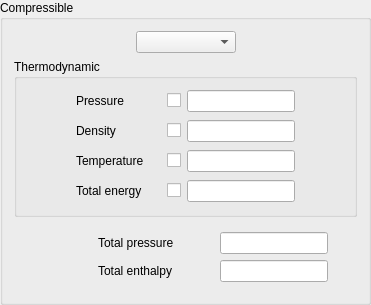
    <widget class="QGroupBox" name="groupBoxCompressible">
     <property name="toolTip">
      <string>&lt;html&gt;&lt;head/&gt;&lt;body&gt;&lt;p&gt;&lt;span style=&quot; font-size:9pt;&quot;&gt;Specify the compressible variables for the selected inlet boundary condition.&lt;/span&gt;&lt;/p&gt;&lt;/body&gt;&lt;/html&gt;</string>
     </property>
     <property name="title">
      <string>Compressible</string>
     </property>
     <layout class="QGridLayout" name="gridLayout_8">
      <item row="0" column="0">
       <layout class="QGridLayout" name="_2">
        <property name="leftMargin">
         <number>0</number>
        </property>
        <property name="topMargin">
         <number>0</number>
        </property>
        <property name="rightMargin">
         <number>0</number>
        </property>
        <property name="bottomMargin">
         <number>0</number>
        </property>
        <property name="spacing">
         <number>6</number>
        </property>
        <item row="0" column="0">
         <spacer>
          <property name="orientation">
           <enum>Qt::Horizontal</enum>
          </property>
          <property name="sizeHint" stdset="0">
           <size>
            <width>40</width>
            <height>20</height>
           </size>
          </property>
         </spacer>
        </item>
        <item row="0" column="1">
         <widget class="QComboBox" name="comboBoxTypeInlet">
          <property name="minimumSize">
           <size>
            <width>100</width>
            <height>0</height>
           </size>
          </property>
          <property name="toolTip">
           <string>&lt;html&gt;&lt;head/&gt;&lt;body&gt;&lt;p&gt;&lt;span style=&quot; font-size:9pt;&quot;&gt;Choose the type of compressible inlet between:&lt;br/&gt;- Imposed inlet: specify the value of 2 variables on the boundary condition. Only 2 variables out of the 4 variables are independent and must be set and the two others will be computed automatically (except the pair &lt;/span&gt;&lt;span style=&quot; font-size:9pt; font-weight:600;&quot;&gt;Temperature&lt;/span&gt;&lt;span style=&quot; font-size:9pt;&quot;&gt; and &lt;/span&gt;&lt;span style=&quot; font-size:9pt; font-weight:600;&quot;&gt;Total Energy&lt;/span&gt;&lt;span style=&quot; font-size:9pt;&quot;&gt;).&lt;br/&gt;- Subsonic inlet: specify the total pressure and the total enthalpy. 2 characteristics out of 3 are inward and thus, 2 informations must be given.&lt;/span&gt;&lt;/p&gt;&lt;/body&gt;&lt;/html&gt;</string>
          </property>
         </widget>
        </item>
        <item row="0" column="2">
         <spacer>
          <property name="orientation">
           <enum>Qt::Horizontal</enum>
          </property>
          <property name="sizeHint" stdset="0">
           <size>
            <width>40</width>
            <height>20</height>
           </size>
          </property>
         </spacer>
        </item>
       </layout>
      </item>
      <item row="1" column="0">
       <widget class="QGroupBox" name="groupBoxThermodynamic">
        <property name="toolTip">
         <string>&lt;html&gt;&lt;head/&gt;&lt;body&gt;&lt;p&gt;&lt;span style=&quot; font-size:9pt;&quot;&gt;Specify the value of 2 variables on the boundary condition. Only 2 variables out of the 4 variables are independent and must be set and the two others will be computed automatically (except the pair &lt;/span&gt;&lt;span style=&quot; font-size:9pt; font-weight:600;&quot;&gt;Temperature &lt;/span&gt;&lt;span style=&quot; font-size:9pt;&quot;&gt;and &lt;/span&gt;&lt;span style=&quot; font-size:9pt; font-weight:600;&quot;&gt;Total Energy&lt;/span&gt;&lt;span style=&quot; font-size:9pt;&quot;&gt;).&lt;/span&gt;&lt;/p&gt;&lt;/body&gt;&lt;/html&gt;</string>
        </property>
        <property name="title">
         <string>Thermodynamic</string>
        </property>
        <layout class="QGridLayout" name="gridLayout_2">
         <item row="0" column="1">
          <layout class="QGridLayout" name="gridLayout">
           <item row="0" column="0">
            <widget class="QLabel" name="labelPressure">
             <property name="toolTip">
              <string>&lt;html&gt;&lt;head/&gt;&lt;body&gt;&lt;p&gt;&lt;span style=&quot; font-size:9pt;&quot;&gt;Specify the pressure in Pa. Tick the check box and fill the box to choose the pressure as one of the two variables to set.&lt;/span&gt;&lt;/p&gt;&lt;/body&gt;&lt;/html&gt;</string>
             </property>
             <property name="text">
              <string>Pressure</string>
             </property>
            </widget>
           </item>
           <item row="0" column="1">
            <spacer>
             <property name="orientation">
              <enum>Qt::Horizontal</enum>
             </property>
             <property name="sizeHint" stdset="0">
              <size>
               <width>17</width>
               <height>22</height>
              </size>
             </property>
            </spacer>
           </item>
           <item row="0" column="2">
            <widget class="QCheckBox" name="checkBoxPressure">
             <property name="toolTip">
              <string>&lt;html&gt;&lt;head/&gt;&lt;body&gt;&lt;p&gt;&lt;span style=&quot; font-size:9pt;&quot;&gt;Specify the pressure in Pa. Tick the check box and fill the box to choose the pressure as one of the two variables to set.&lt;/span&gt;&lt;/p&gt;&lt;/body&gt;&lt;/html&gt;</string>
             </property>
             <property name="text">
              <string/>
             </property>
            </widget>
           </item>
           <item row="0" column="3">
            <widget class="QLineEdit" name="lineEditPressure">
             <property name="toolTip">
              <string>&lt;html&gt;&lt;head/&gt;&lt;body&gt;&lt;p&gt;&lt;span style=&quot; font-size:9pt;&quot;&gt;Specify the pressure in Pa. Tick the check box and fill the box to choose the pressure as one of the two variables to set.&lt;/span&gt;&lt;/p&gt;&lt;/body&gt;&lt;/html&gt;</string>
             </property>
            </widget>
           </item>
           <item row="1" column="0">
            <widget class="QLabel" name="labelDensity">
             <property name="toolTip">
              <string>&lt;html&gt;&lt;head/&gt;&lt;body&gt;&lt;p&gt;&lt;span style=&quot; font-size:9pt;&quot;&gt;Specify the density in kg/m&lt;/span&gt;&lt;span style=&quot; font-size:9pt; vertical-align:super;&quot;&gt;3&lt;/span&gt;&lt;span style=&quot; font-size:9pt;&quot;&gt;. Tick the check box and fill the box to choose the density as one of the two variables to set.&lt;/span&gt;&lt;/p&gt;&lt;/body&gt;&lt;/html&gt;</string>
             </property>
             <property name="text">
              <string>Density</string>
             </property>
            </widget>
           </item>
           <item row="1" column="1">
            <spacer>
             <property name="orientation">
              <enum>Qt::Horizontal</enum>
             </property>
             <property name="sizeHint" stdset="0">
              <size>
               <width>17</width>
               <height>22</height>
              </size>
             </property>
            </spacer>
           </item>
           <item row="1" column="2">
            <widget class="QCheckBox" name="checkBoxDensity">
             <property name="toolTip">
              <string>&lt;html&gt;&lt;head/&gt;&lt;body&gt;&lt;p&gt;&lt;span style=&quot; font-size:9pt;&quot;&gt;Specify the density in kg/m&lt;/span&gt;&lt;span style=&quot; font-size:9pt; vertical-align:super;&quot;&gt;3&lt;/span&gt;&lt;span style=&quot; font-size:9pt;&quot;&gt;. Tick the check box and fill the box to choose the density as one of the two variables to set.&lt;/span&gt;&lt;/p&gt;&lt;/body&gt;&lt;/html&gt;</string>
             </property>
             <property name="text">
              <string/>
             </property>
            </widget>
           </item>
           <item row="1" column="3">
            <widget class="QLineEdit" name="lineEditDensity">
             <property name="toolTip">
              <string>&lt;html&gt;&lt;head/&gt;&lt;body&gt;&lt;p&gt;&lt;span style=&quot; font-size:9pt;&quot;&gt;Specify the density in kg/m&lt;/span&gt;&lt;span style=&quot; font-size:9pt; vertical-align:super;&quot;&gt;3&lt;/span&gt;&lt;span style=&quot; font-size:9pt;&quot;&gt;. Tick the check box and fill the box to choose the density as one of the two variables to set.&lt;/span&gt;&lt;/p&gt;&lt;/body&gt;&lt;/html&gt;</string>
             </property>
            </widget>
           </item>
           <item row="2" column="0">
            <widget class="QLabel" name="labelTemperature">
             <property name="toolTip">
              <string>&lt;html&gt;&lt;head/&gt;&lt;body&gt;&lt;p&gt;&lt;span style=&quot; font-size:9pt;&quot;&gt;Specify the temperature in K. Tick the check box and fill the box to choose the temperature as one of the two variables to set. The total energy cannot be selected together with the temperature.&lt;/span&gt;&lt;/p&gt;&lt;/body&gt;&lt;/html&gt;</string>
             </property>
             <property name="text">
              <string>Temperature</string>
             </property>
            </widget>
           </item>
           <item row="2" column="1">
            <spacer>
             <property name="orientation">
              <enum>Qt::Horizontal</enum>
             </property>
             <property name="sizeHint" stdset="0">
              <size>
               <width>17</width>
               <height>22</height>
              </size>
             </property>
            </spacer>
           </item>
           <item row="2" column="2">
            <widget class="QCheckBox" name="checkBoxTemperature">
             <property name="toolTip">
              <string>&lt;html&gt;&lt;head/&gt;&lt;body&gt;&lt;p&gt;&lt;span style=&quot; font-size:9pt;&quot;&gt;Specify the temperature in K. Tick the check box and fill the box to choose the temperature as one of the two variables to set. The total energy cannot be selected together with the temperature.&lt;/span&gt;&lt;/p&gt;&lt;/body&gt;&lt;/html&gt;</string>
             </property>
             <property name="text">
              <string/>
             </property>
            </widget>
           </item>
           <item row="2" column="3">
            <widget class="QLineEdit" name="lineEditTemperature">
             <property name="toolTip">
              <string>&lt;html&gt;&lt;head/&gt;&lt;body&gt;&lt;p&gt;&lt;span style=&quot; font-size:9pt;&quot;&gt;Specify the temperature in K. Tick the check box and fill the box to choose the temperature as one of the two variables to set. The total energy cannot be selected together with the temperature.&lt;/span&gt;&lt;/p&gt;&lt;/body&gt;&lt;/html&gt;</string>
             </property>
            </widget>
           </item>
           <item row="3" column="0">
            <widget class="QLabel" name="labelEnergy">
             <property name="toolTip">
              <string>&lt;html&gt;&lt;head/&gt;&lt;body&gt;&lt;p&gt;&lt;span style=&quot; font-size:9pt;&quot;&gt;Specify the total energy in J/kg. Tick the check box and fill the box to choose the total energy as one of the two variables to set. The total energy cannot be selected together with the temperature.&lt;/span&gt;&lt;/p&gt;&lt;/body&gt;&lt;/html&gt;</string>
             </property>
             <property name="text">
              <string>Total energy</string>
             </property>
            </widget>
           </item>
           <item row="3" column="1">
            <spacer>
             <property name="orientation">
              <enum>Qt::Horizontal</enum>
             </property>
             <property name="sizeHint" stdset="0">
              <size>
               <width>17</width>
               <height>22</height>
              </size>
             </property>
            </spacer>
           </item>
           <item row="3" column="2">
            <widget class="QCheckBox" name="checkBoxEnergy">
             <property name="toolTip">
              <string>&lt;html&gt;&lt;head/&gt;&lt;body&gt;&lt;p&gt;&lt;span style=&quot; font-size:9pt;&quot;&gt;Specify the total energy in J/kg. Tick the check box and fill the box to choose the total energy as one of the two variables to set. The total energy cannot be selected together with the temperature.&lt;/span&gt;&lt;/p&gt;&lt;/body&gt;&lt;/html&gt;</string>
             </property>
             <property name="text">
              <string/>
             </property>
            </widget>
           </item>
           <item row="3" column="3">
            <widget class="QLineEdit" name="lineEditEnergy">
             <property name="toolTip">
              <string>&lt;html&gt;&lt;head/&gt;&lt;body&gt;&lt;p&gt;&lt;span style=&quot; font-size:9pt;&quot;&gt;Specify the total energy in J/kg. Tick the check box and fill the box to choose the total energy as one of the two variables to set. The total energy cannot be selected together with the temperature.&lt;/span&gt;&lt;/p&gt;&lt;/body&gt;&lt;/html&gt;</string>
             </property>
            </widget>
           </item>
          </layout>
         </item>
         <item row="0" column="2">
          <spacer>
           <property name="orientation">
            <enum>Qt::Horizontal</enum>
           </property>
           <property name="sizeHint" stdset="0">
            <size>
             <width>20</width>
             <height>117</height>
            </size>
           </property>
          </spacer>
         </item>
         <item row="0" column="0">
          <spacer name="spacer">
           <property name="orientation">
            <enum>Qt::Horizontal</enum>
           </property>
           <property name="sizeHint" stdset="0">
            <size>
             <width>0</width>
             <height>117</height>
            </size>
           </property>
          </spacer>
         </item>
        </layout>
       </widget>
      </item>
      <item row="2" column="0">
       <widget class="QFrame" name="frameDensity">
        <property name="frameShape">
         <enum>QFrame::NoFrame</enum>
        </property>
        <property name="frameShadow">
         <enum>QFrame::Raised</enum>
        </property>
        <layout class="QGridLayout" name="gridLayout_6">
         <item row="0" column="0">
          <spacer name="spacer_2">
           <property name="orientation">
            <enum>Qt::Horizontal</enum>
           </property>
           <property name="sizeHint" stdset="0">
            <size>
             <width>75</width>
             <height>20</height>
            </size>
           </property>
          </spacer>
         </item>
         <item row="0" column="1">
          <layout class="QGridLayout" name="gridLayout_3">
           <item row="0" column="0">
            <widget class="QLabel" name="labelDensity2">
             <property name="toolTip">
              <string>&lt;html&gt;&lt;head/&gt;&lt;body&gt;&lt;p&gt;&lt;span style=&quot; font-size:9pt;&quot;&gt;Specify the total pressure in Pa.&lt;/span&gt;&lt;/p&gt;&lt;/body&gt;&lt;/html&gt;</string>
             </property>
             <property name="text">
              <string>Total pressure</string>
             </property>
            </widget>
           </item>
           <item row="0" column="1">
            <spacer>
             <property name="orientation">
              <enum>Qt::Horizontal</enum>
             </property>
             <property name="sizeHint" stdset="0">
              <size>
               <width>40</width>
               <height>20</height>
              </size>
             </property>
            </spacer>
           </item>
           <item row="0" column="2">
            <widget class="QLineEdit" name="lineEditTotalPressure">
             <property name="toolTip">
              <string>&lt;html&gt;&lt;head/&gt;&lt;body&gt;&lt;p&gt;&lt;span style=&quot; font-size:9pt;&quot;&gt;Specify the total pressure in Pa.&lt;/span&gt;&lt;/p&gt;&lt;/body&gt;&lt;/html&gt;</string>
             </property>
            </widget>
           </item>
           <item row="1" column="0">
            <widget class="QLabel" name="labelDensity2_2">
             <property name="toolTip">
              <string>&lt;html&gt;&lt;head/&gt;&lt;body&gt;&lt;p&gt;&lt;span style=&quot; font-size:9pt;&quot;&gt;Specify the total enthalpy in J/Kg.&lt;/span&gt;&lt;/p&gt;&lt;/body&gt;&lt;/html&gt;</string>
             </property>
             <property name="text">
              <string>Total enthalpy</string>
             </property>
            </widget>
           </item>
           <item row="1" column="1">
            <spacer>
             <property name="orientation">
              <enum>Qt::Horizontal</enum>
             </property>
             <property name="sizeHint" stdset="0">
              <size>
               <width>40</width>
               <height>20</height>
              </size>
             </property>
            </spacer>
           </item>
           <item row="1" column="2">
            <widget class="QLineEdit" name="lineEditTotalEnthalpy">
             <property name="toolTip">
              <string>&lt;html&gt;&lt;head/&gt;&lt;body&gt;&lt;p&gt;&lt;span style=&quot; font-size:9pt;&quot;&gt;Specify the total enthalpy in J/Kg.&lt;/span&gt;&lt;/p&gt;&lt;/body&gt;&lt;/html&gt;</string>
             </property>
            </widget>
           </item>
          </layout>
         </item>
         <item row="0" column="2">
          <spacer>
           <property name="orientation">
            <enum>Qt::Horizontal</enum>
           </property>
           <property name="sizeHint" stdset="0">
            <size>
             <width>20</width>
             <height>20</height>
            </size>
           </property>
          </spacer>
         </item>
        </layout>
       </widget>
      </item>
     </layout>
    </widget>
